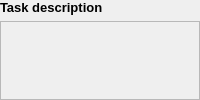
<?xml version="1.0" encoding="UTF-8"?>
<ui version="4.0">
 <class>AZ::SceneAPI::UI::ReportWidget</class>
 <widget class="QWidget" name="AZ::SceneAPI::UI::ReportWidget">
  <property name="sizePolicy">
   <sizepolicy hsizetype="Expanding" vsizetype="Expanding">
    <horstretch>0</horstretch>
    <verstretch>0</verstretch>
   </sizepolicy>
  </property>
  <layout class="QVBoxLayout" name="verticalLayout">
   <property name="leftMargin">
    <number>0</number>
   </property>
   <property name="topMargin">
    <number>0</number>
   </property>
   <property name="rightMargin">
    <number>0</number>
   </property>
   <property name="bottomMargin">
    <number>0</number>
   </property>
   <item>
    <widget class="QLabel" name="m_taskDescription">
     <property name="sizePolicy">
      <sizepolicy hsizetype="Expanding" vsizetype="Fixed">
       <horstretch>0</horstretch>
       <verstretch>0</verstretch>
      </sizepolicy>
     </property>
     <property name="font">
      <font>
       <pointsize>10</pointsize>
       <weight>75</weight>
       <bold>true</bold>
      </font>
     </property>
     <property name="text">
      <string>Task description</string>
     </property>
     <property name="wordWrap">
      <bool>true</bool>
     </property>
    </widget>
   </item>
   <item>
    <widget class="QScrollArea" name="scrollArea">
     <property name="sizePolicy">
      <sizepolicy hsizetype="Expanding" vsizetype="Expanding">
       <horstretch>0</horstretch>
       <verstretch>0</verstretch>
      </sizepolicy>
     </property>
     <property name="horizontalScrollBarPolicy">
      <enum>Qt::ScrollBarAlwaysOff</enum>
     </property>
     <property name="sizeAdjustPolicy">
      <enum>QAbstractScrollArea::AdjustToContents</enum>
     </property>
     <property name="widgetResizable">
      <bool>true</bool>
     </property>
     <property name="alignment">
      <set>Qt::AlignLeading|Qt::AlignLeft|Qt::AlignTop</set>
     </property>
     <widget class="QWidget" name="m_cardsArea">
       <property name="sizePolicy">
         <sizepolicy hsizetype="Expanding" vsizetype="Fixed">
           <horstretch>0</horstretch>
           <verstretch>0</verstretch>
         </sizepolicy>
       </property>
       <layout class="QVBoxLayout" name="m_cardsAreaLayout">
       <property name="leftMargin">
        <number>0</number>
       </property>
       <property name="topMargin">
        <number>0</number>
       </property>
       <property name="rightMargin">
        <number>0</number>
       </property>
       <property name="bottomMargin">
        <number>0</number>
       </property>
      </layout>
     </widget>
    </widget>
   </item>
  </layout>
 </widget>
 <resources/>
 <connections/>
</ui>
